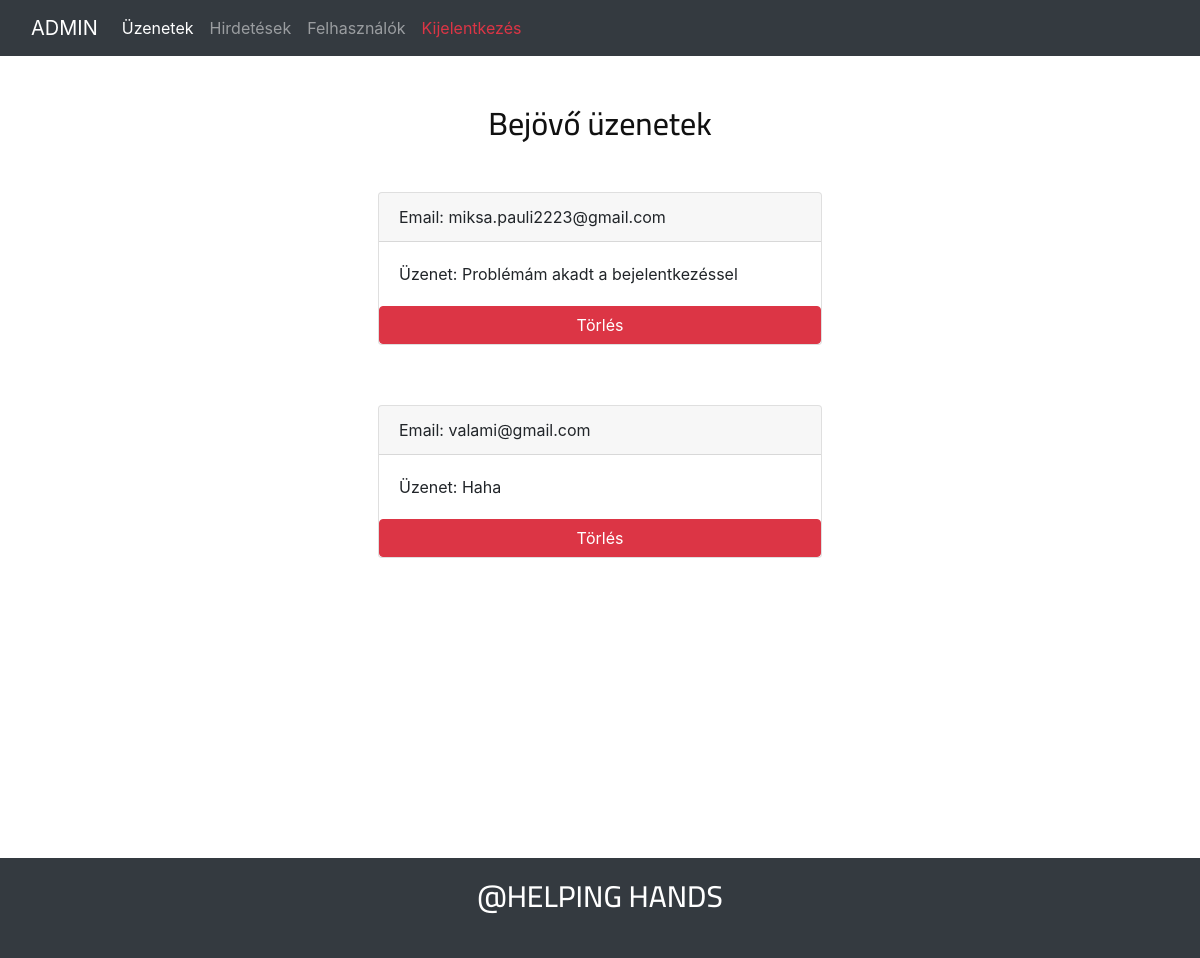
Page /admin.php (signed in) on the committed database.
### tables this page shows
CREATE TABLE `messages` (
  `id` int(11) NOT NULL,
  `email` varchar(100) NOT NULL,
  `text` varchar(1000) NOT NULL
);

### admin.php (the view, shortened to what this page needs)
<?php
    require "config.php";
?>
<!DOCTYPE html>
<html lang="hu">
    <head>
    <link rel="stylesheet" href="css/style.css" type="text/css">
    <link rel="stylesheet" href="https://maxcdn.bootstrapcdn.com/bootstrap/4.5.2/css/bootstrap.min.css">
    </head>
    <body>
    <nav class="navbar navbar-expand-sm bg-dark navbar-dark">
        <div class="container-fluid">
            <a class="navbar-brand">ADMIN</a>
            <div class="collapse navbar-collapse" id="navbarNav">
                <ul class="navbar-nav">
                    <li class="nav-item">
                        <a class="nav-link active" href="admin.php">Üzenetek</a>
                    </li>
                    <li class="nav-item">
                        <a class="nav-link" href="adminAds.php">Hirdetések</a>
                    </li>
                    <li class="nav-item">
                        <a class="nav-link" href="adminUsers.php">Felhasználók</a>
                    </li>
                    <li class="nav-item">
                        <a class="nav-link text-danger" href="index.php">Kijelentkezés</a>
                    </li>
                </ul>
            </div>
        </div>
    </nav>
        <section>
        <div class="container mt-5">
        <h2>Bejövő üzenetek</h2>
        <?php
            $lekerdezes= "SELECT * FROM messages ORDER BY id ASC";
            $osszes_messages = $conn-> query($lekerdezes);
            while ($message = $osszes_messages->fetch_assoc()) {
        ?>
            <div class="card messages">
                <div class="card-header">Email: <?= htmlspecialchars($message['email']); ?></div>
                <div class="card-body">Üzenet: <?= htmlspecialchars($message['text']); ?></div>
                <form method="post" action="admin.php">
                    <button class="btn btn-danger" name="deleteBTN">Törlés</button><style> button {width:100%;}</style>
                </form>
            </div>
        <?php } ?>
        </div>
        </section>
        <footer class="bg-dark adminFooter">
            <h3 class="footerLogo">@HELPING HANDS</h3>
        </footer>
    </body>
</html>

### css/style.css (style rules this page uses)
html, body { height: 100%; font-family: "Cairo", sans-serif; -webkit-font-smoothing: antialiased; font-smoothing: antialiased; }
h1, h2, h3, h4, h5, h6 { margin: 0; color: #111111; font-weight: 400; font-family: "Cairo", sans-serif; }
h2 { font-size: 36px; }
h3 { font-size: 30px; }
ul, ol { padding: 0; margin: 0; }
@media only screen and (min-width: 1200px) { .container { max-width: 1170px; } }

### admin.php (style rules this page uses)
button { width:100%; }
h2 { text-align: center; margin-bottom: 50px; }
.messages { width: 40%; margin: 0 auto; margin-bottom: 60px; }
.adminFooter { margin-top: 300px; margin-bottom: 0px; height: 100px; padding: 0; text-align: center; }
.footerLogo { color: white; font-size: 30px; padding: 20px; }

### rows in the picture
messages: email "miksa.pauli2223@gmail.com", text "Problémám akadt a bejelentkezéssel"
messages: email "valami@gmail.com", text "Haha"
